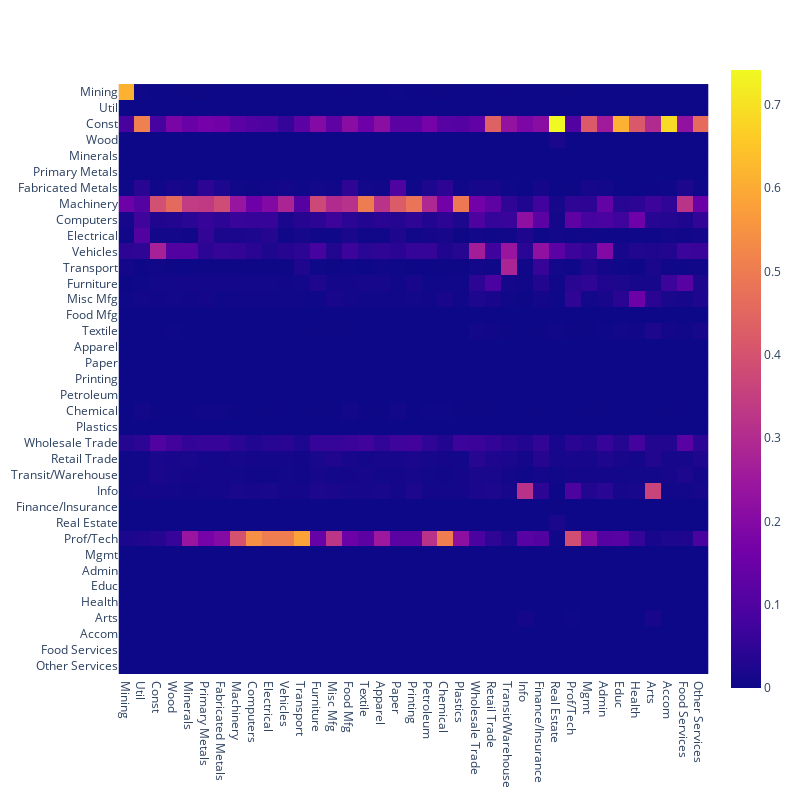

The code cell stored with this chart in its notebook:
### Markdown cell above
The investment network was constructed based on sector-level asset investments and production using the below equation:

$$ I_{ijt} = \sum_{a=1}^{A}\omega_{iat} I_{ajt}^{exp}$$

Where $I$ is the (37x37x72) investment matrix for 1947-2018. $I_{ajt}^{exp}$ is the expenditure by sector $j$ on asset $a$ in year $t$. $\omega_{iat}$ is the fraction of asset $a$ produced by sector $i$ in year $t$. The network below is the mean (37x37) matrix across time. 

The original network relies on a number of assumptions that largely contribute to the investment hubs it identified. These assumptioins are mostly due to the lack of data on sector-level asset production.

1. Construction sector produces all non-mining structures
2. Prof/Technical Services produce all custom software and R&D
3. Artistic originals are only produced by info/comm or arts
4. Info/comm produce all pre-packaged software but not delivery
5. Wood Manufacturing, insurance/finance, and Prof/Tech services produce residential structures but not non-residential structures

In addition to these theoretic assumptions, much of the data pre-1997 is estimated bluntly by taking the average production/expenditure ratios post-1997 or interpolating with data from 1987 and 1992.

Moreover, the asset expenditure data was flagged as unreliable by BEA and it was specifically said they're "more likely to be based on judgemental trends, on trends in the higher level aggregate, or on less reliable source data." On the other hand, the asset production data is mostly just for "equipment" and the allocations are based on the assumptions above.

Are there asset classes baked into the macro model? If so, that would be a natural set of assets to base an investment network off of

### Code cell
fig = px.imshow(avg_net)
fig.update_layout(
    autosize=False,
    width=800,
    height=800
)
fig.show()

### Figure 1 — Plotly figure (JSON) as saved in the notebook; plotly's stock layout.template omitted (floating-point values rounded to 4 significant figures; data arrays with more than 128 entries replaced by an {"elided": "..."} marker saying what was removed)
{"data": [{"coloraxis": "coloraxis", "hovertemplate": "x: %{x}<br>y: %{y}<br>color: %{z}<extra></extra>", "name": "0", "type": "heatmap", "x": ["Mining", "Util", "Const", "Wood", "Minerals", "Primary Metals", "Fabricated Metals", "Machinery", "Computers", "Electrical", "Vehicles", "Transport", "Furniture", "Misc Mfg", "Food Mfg", "Textile", "Apparel", "Paper", "Printing", "Petroleum", "Chemical", "Plastics", "Wholesale Trade", "Retail Trade", "Transit/Warehouse", "Info", "Finance/Insurance", "Real Estate", "Prof/Tech", "Mgmt", "Admin", "Educ", "Health", "Arts", "Accom", "Food Services", "Other Services"], "xaxis": "x", "y": ["Mining", "Util", "Const", "Wood", "Minerals", "Primary Metals", "Fabricated Metals", "Machinery", "Computers", "Electrical", "Vehicles", "Transport", "Furniture", "Misc Mfg", "Food Mfg", "Textile", "Apparel", "Paper", "Printing", "Petroleum", "Chemical", "Plastics", "Wholesale Trade", "Retail Trade", "Transit/Warehouse", "Info", "Finance/Insurance", "Real Estate", "Prof/Tech", "Mgmt", "Admin", "Educ", "Health", "Arts", "Accom", "Food Services", "Other Services"], "yaxis": "y", "z": {"elided": "37x37 float values"}}], "layout": {"autosize": false, "coloraxis": {"colorscale": [[0, "#0d0887"], [0.1111, "#46039f"], [0.2222, "#7201a8"], [0.3333, "#9c179e"], [0.4444, "#bd3786"], [0.5556, "#d8576b"], [0.6667, "#ed7953"], [0.7778, "#fb9f3a"], [0.8889, "#fdca26"], [1, "#f0f921"]]}, "height": 800, "margin": {"t": 60}, "width": 800, "xaxis": {"anchor": "y", "constrain": "domain", "domain": [0, 1], "scaleanchor": "y"}, "yaxis": {"anchor": "x", "autorange": "reversed", "constrain": "domain", "domain": [0, 1]}}}
